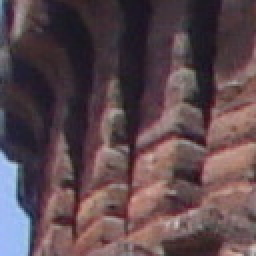
#> input picture tarefa3/imgs/patch02.jpg, 128 x 128 px (shown 2 times larger)
$ python 3A.py 5 5 5   (older library calls are emulated)
#> lines starting #> are read from the running program, lines starting #| are printed output that depends on the picture
import cv2
import numpy as np
import os
import sys


if len(sys.argv) < 4:
    print("Uso correto: python script.py <t> <lt> <ht>")
    print("Exemplo: python script.py 100 50 150")
    sys.exit(1)
t = int(sys.argv[1])   # Limiar do Sobel
lt = int(sys.argv[2])  # Low threshold do Canny
ht = int(sys.argv[3])  # High threshold do Canny
img = cv2.imread('imgs/patch02.jpg', cv2.IMREAD_GRAYSCALE)
#> img: shape (128, 128); min 19, max 198, mean 79.5

origem = img.copy()

laplacian = cv2.Laplacian(img, cv2.CV_64F)
laplacian_norm = cv2.normalize(np.abs(laplacian), None, 0, 255, cv2.NORM_MINMAX, dtype=cv2.CV_8U)

sobelx = cv2.Sobel(img, cv2.CV_64F, 1, 0, ksize=3)
sobelx_norm = cv2.normalize(sobelx, None, 0, 255, cv2.NORM_MINMAX, dtype=cv2.CV_8U)

sobely = cv2.Sobel(img, cv2.CV_64F, 0, 1, ksize=3)
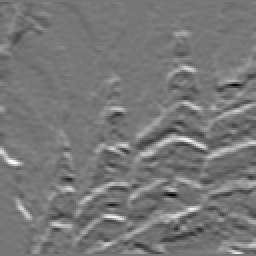
#> sobely: shape (128, 128) float64 (shown 2 times larger); min -371, max 427, mean 3.6; drawn with min black and max white
sobely_norm = cv2.normalize(sobely, None, 0, 255, cv2.NORM_MINMAX, dtype=cv2.CV_8U)

magnitude = cv2.magnitude(sobelx, sobely)
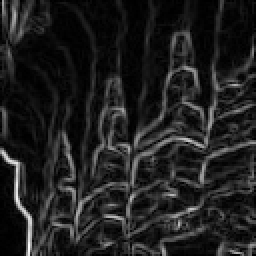
#> magnitude: shape (128, 128) float64 (shown 2 times larger); min 0, max 520.5, mean 65.2; drawn with min black and max white
_, sobel_thresholded = cv2.threshold(magnitude, t, 255, cv2.THRESH_BINARY)
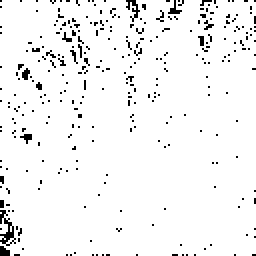
#> sobel_thresholded: shape (128, 128) float64 (shown 2 times larger); 95.5% white; black in thin lines or dots
sobel_thresholded = np.uint8(sobel_thresholded)
#> sobel_thresholded: shape (128, 128); 95.5% white; black in thin lines or dots

canny = cv2.Canny(img, lt, ht)
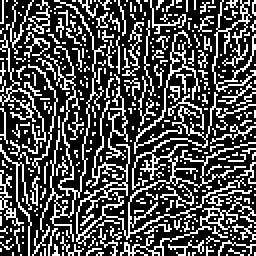
#> canny: shape (128, 128) (shown 2 times larger); 30.4% white in thin lines or dots

linha_superior = cv2.hconcat([img, laplacian_norm, sobelx_norm])
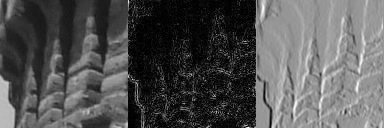
#> linha_superior: shape (128, 384); min 0, max 255, mean 84
linha_inferior = cv2.hconcat([sobely_norm, sobel_thresholded, canny])
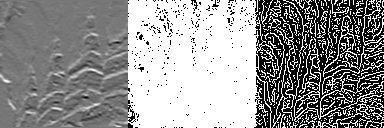
#> linha_inferior: shape (128, 384); min 0, max 255, mean 146.9

grid = cv2.vconcat([linha_superior, linha_inferior])
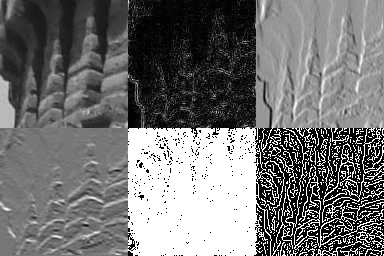
#> grid: shape (256, 384); min 0, max 255, mean 115.5
cv2.imshow('Filtros: Original | Laplacian | SobelX | SobelY | Sobel | Canny', grid)
cv2.waitKey(0)
cv2.destroyAllWindows()
